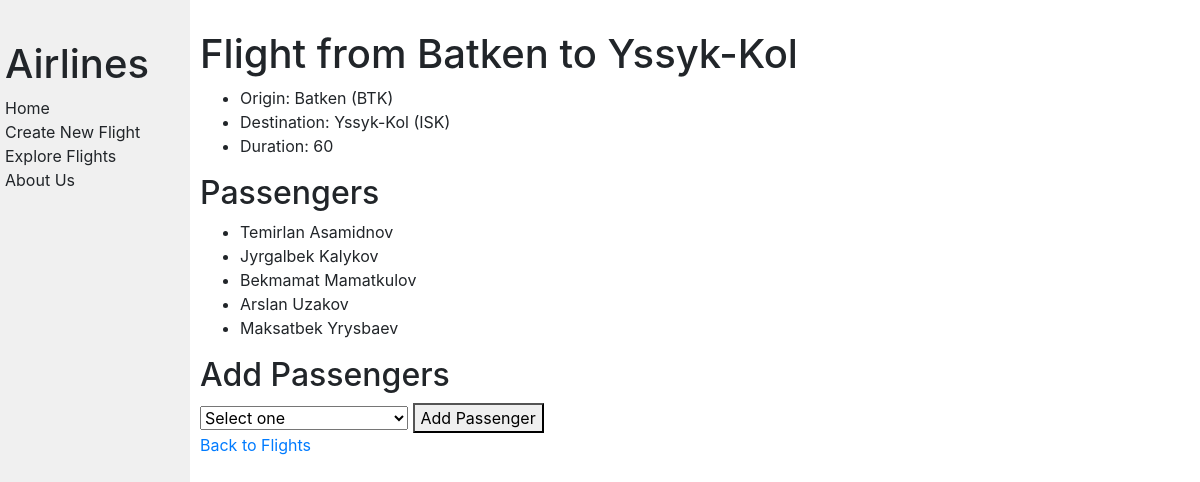
The app's page /flights/10 with its own data.
### flights/models.py (models this page shows, shortened)
class Flight(models.Model):
    origin = models.ForeignKey('Airport', related_name='departures', on_delete=models.CASCADE)
    destination = models.ForeignKey('Airport', related_name='arrivals', on_delete=models.CASCADE)
    duration = models.IntegerField()

class Airport(models.Model):
    code = models.CharField(max_length=3)
    city = models.CharField(max_length=64)
    def __str__(self):
        return f"{self.city} ({self.code})"

class Passengers(models.Model):
    first = models.CharField(max_length=64)
    last = models.CharField(max_length=64)
    flights = models.ManyToManyField(Flight, blank=True, related_name='passengers')
    def __str__(self):
        return f"{self.first} {self.last}"

### flights/views.py (the view)
# urls.py: path("<int:flight_id>", views.flight, name="flight"),
def flight(request, flight_id):
    try:
        flight = Flight.objects.get(pk=flight_id)
        return render(request, "flights/flight.html", {
            "flight": flight,
            "passengers": flight.passengers.all(),
            "non_passengers": Passengers.objects.exclude(flights=flight).all(),
        })
    except Flight.DoesNotExist:
        return render(request, "flights/error.html", {
            "message": "Flight not found."
        })

### flights/templates/flights/flight.html (shortened to what this page needs)
{% extends "flights/layout.html" %}
{% block body %}
    <h1>Flight from {{ flight.origin.city }} to {{ flight.destination.city }}</h1>
    <ul>
        <li>Origin: {{ flight.origin }}</li>
        <li>Destination: {{ flight.destination }}</li>
        <li>Duration: {{ flight.duration }}</li>
    </ul>
    <h2>Passengers</h2>
    <ul>
        {% for passenger in passengers %}
            <li>{{ passenger }}</li>
        {% empty %}
            <li>No passengers on this flight.</li>
        {% endfor %}
    </ul>
    <h2>Add Passengers</h2>
    <form action="{% url 'book' flight.id %}" method="post">
        <select name="passenger" required>
            <option disabled selected value="">Select one</option>
        </select>
        <button type="submit">Add Passenger</button>
    </form>
    <a href="{% url 'index' %}">Back to Flights</a>
{% endblock %}

### flights/static/flights/styles.css (style rules this page uses)
body { margin: 0; background-color: white; }
h1 { margin-top: 0px; padding-top: 20px; }

### records on screen
Flight: origin.city "Batken", destination.city "Yssyk-Kol", origin "Batken (BTK)", destination "Yssyk-Kol (ISK)", duration "60"
Passengers: first+last "Temirlan Asamidnov"
Passengers: first+last "Jyrgalbek Kalykov"
Passengers: first+last "Bekmamat Mamatkulov"
Passengers: first+last "Arslan Uzakov"
Passengers: first+last "Maksatbek Yrysbaev"
